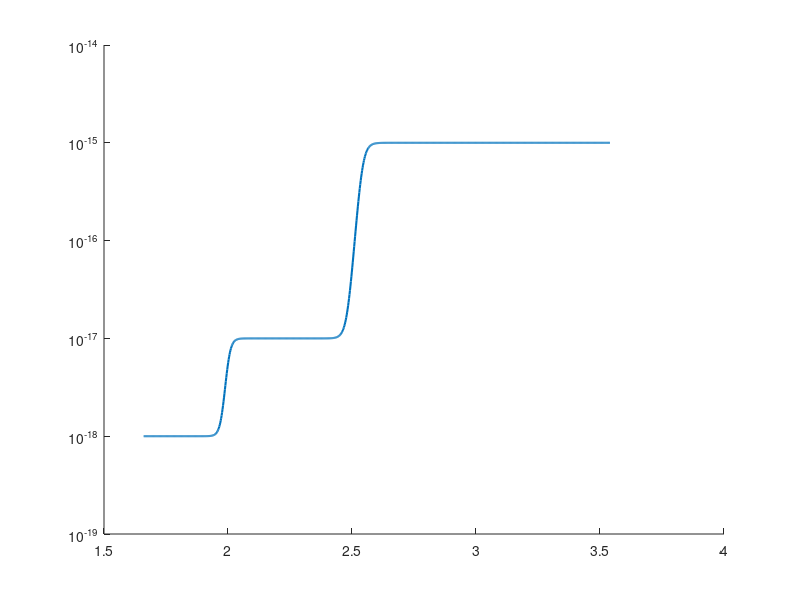

MATLAB code for this plot:
% test continuous functions for permeabilities and microvascular exchanges

clear
close all

r = linspace(2-0.34,2+0.54+1,1000);
r12 = 2;
r23 = 2.54;

k1 = 1e-18; k2 = 1e-17; k3 = 1e-15;

k12 = @(r) k2 + (k1-k2)./(1+(r/r12).^200);
k = @(r) k3 + (k12(r)-k3)./(1+(r/r23).^200);

figure;hold on;set(gca,'YScale','log');
plot(r,k(r),'linew',1.5);